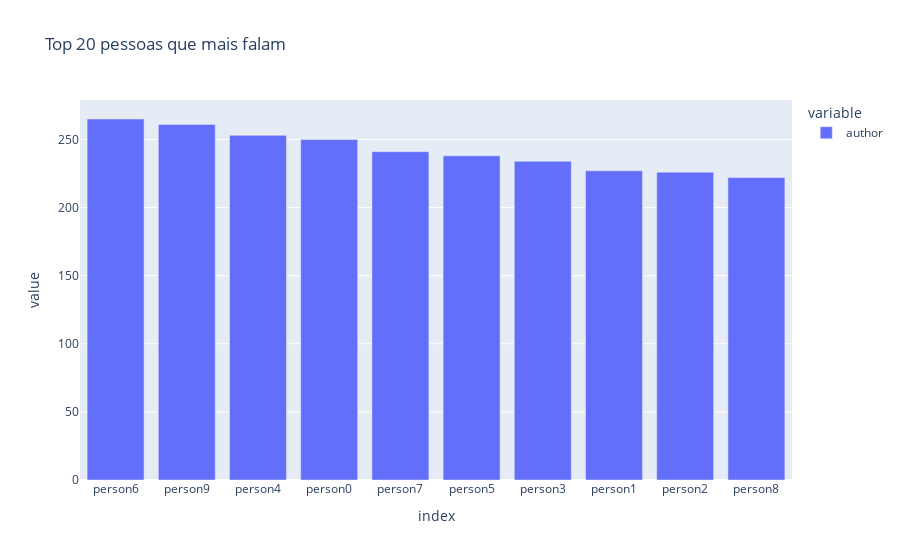

Source (notebook cell):
### Code cell
#PESSOAS
fig = px.bar(df.author.value_counts().head(20),title="Top 20 pessoas que mais falam")
fig.show()

### Figure 1 — Plotly figure (JSON) as saved in the notebook; plotly's stock layout.template omitted (floating-point values rounded to 4 significant figures)
{"data": [{"alignmentgroup": "True", "hovertemplate": "variable=author<br>index=%{x}<br>value=%{y}<extra></extra>", "legendgroup": "author", "marker": {"color": "#636efa"}, "name": "author", "offsetgroup": "author", "orientation": "v", "showlegend": true, "textposition": "auto", "type": "bar", "x": ["person6", "person9", "person4", "person0", "person7", "person5", "person3", "person1", "person2", "person8"], "xaxis": "x", "y": [265, 261, 253, 250, 241, 238, 234, 227, 226, 222], "yaxis": "y"}], "layout": {"barmode": "relative", "legend": {"title": {"text": "variable"}, "tracegroupgap": 0}, "title": {"text": "Top 20 pessoas que mais falam"}, "xaxis": {"anchor": "y", "domain": [0, 1], "title": {"text": "index"}}, "yaxis": {"anchor": "x", "domain": [0, 1], "title": {"text": "value"}}}}
